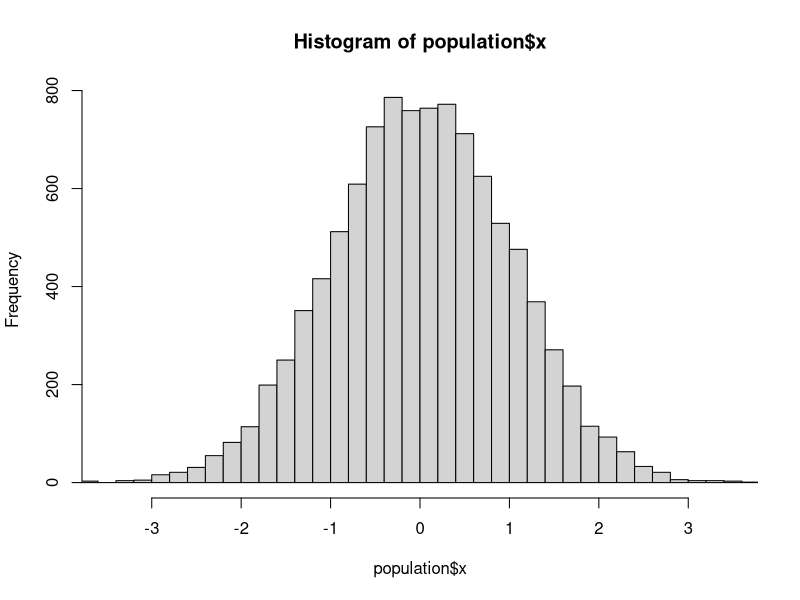
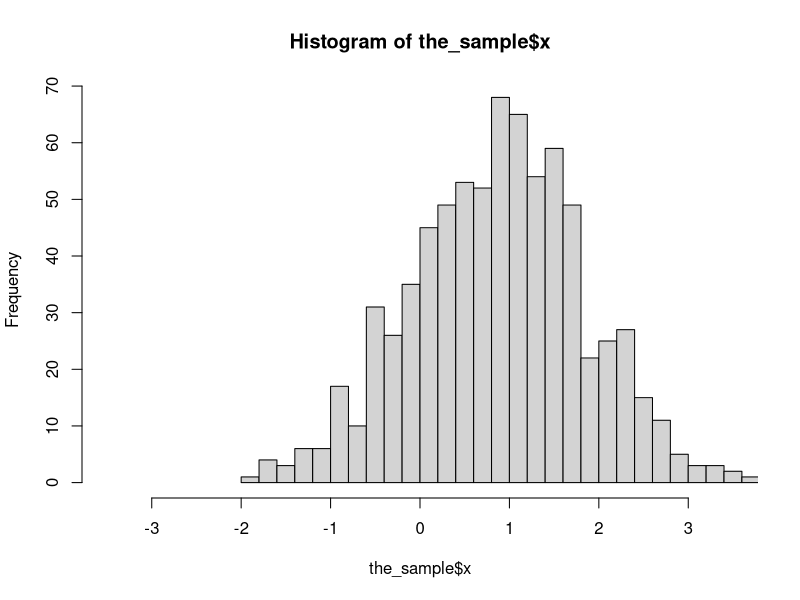
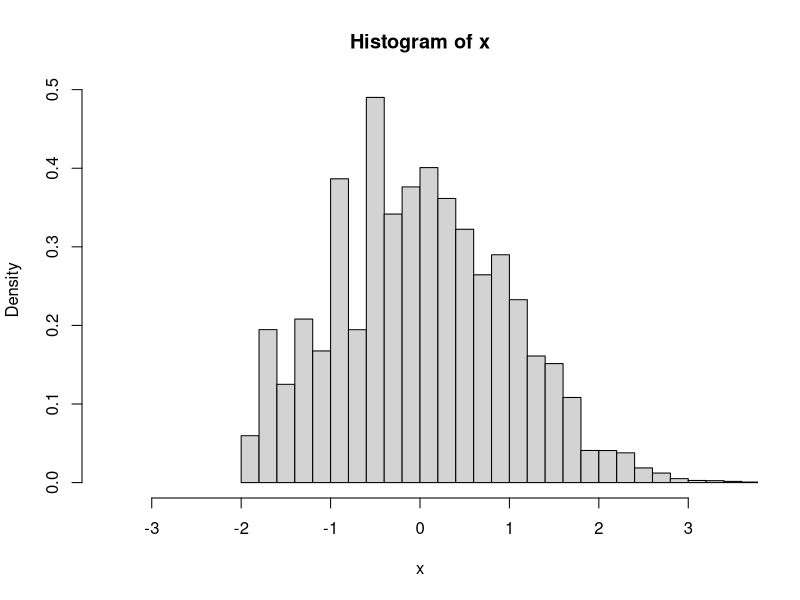
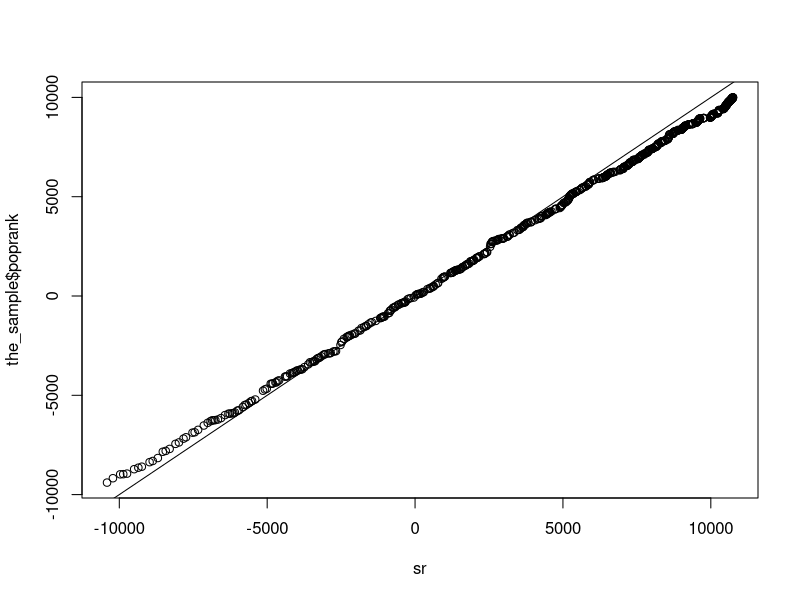
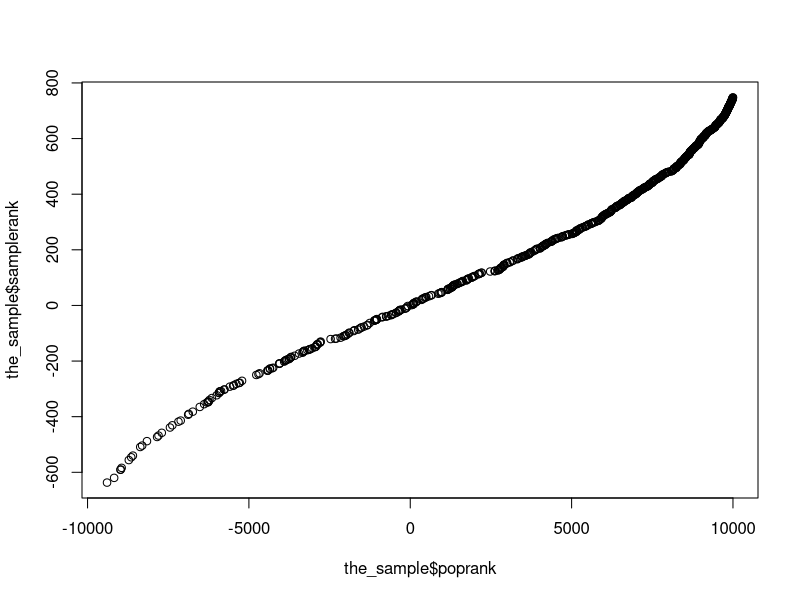

The R source for these figures, in order:
## ---- chunk 1
library(survey)
 population<-data.frame(x=rnorm(10000))
 population$p<-with(population, exp(x-3)/(1+exp(x-3)))
 population$poprank<-with(population, rank(abs(x))*sign(x))
 population$in_sample<-rbinom(10000,1,population$p)==1
 the_sample<-subset(population, in_sample)
d<-svydesign(id=~1, prob=~p, data=the_sample)
## ---- chunk 2
hist(population$x,breaks=30,xlim=c(-3.5,3.5))
hist(the_sample$x,breaks=30,xlim=c(-3.5,3.5))
svyhist(~x, d,breaks=30,xlim=c(-3.5,3.5))
## ---- chunk 3
 t.test(population$poprank)
## ---- chunk 4
 t.test(the_sample$poprank)
## ---- chunk 5
 the_sample$samplerank<-with(the_sample, rank(abs(x))*sign(x))
 t.test(the_sample$samplerank)
## ---- chunk 6
d<-svydesign(id=~1, prob=~p, data=the_sample)
 svymean(~poprank, d)
## ---- chunk 7
 svymean(~samplerank, d)
## ---- chunk 8
ii<-order(abs(the_sample$x))
rr<-numeric(length(ii))
rr[ii]<-cumsum(weights(d)[ii])
sr<-rr*sign(the_sample$x)
## ---- chunk 9
qqplot(sr, the_sample$poprank); abline(0,1)
## ---- chunk 10
qqplot(the_sample$poprank,the_sample$samplerank)
## ---- chunk 11
svymean(sr,d)
